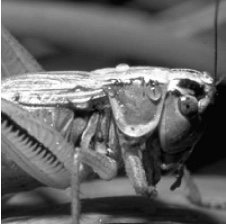
#> input picture images/locust.jpg, 226 x 224 px
$ python denoise.py   (Python 2 division)
#> lines starting #> are read from the running program, lines starting #| are printed output that depends on the picture
### src/fca.py
# import numpy as np
import autograd.numpy as np
from scipy import linalg as la

from pymanopt import Problem
# from pymanopt.solvers import TrustRegions
from pymanopt.solvers import SteepestDescent
from pymanopt.manifolds import Rotations


# [12 lines left out: function matrix_cenntering, not called in this run]

def centering(Z, type='rectangular'):
    """Centering an array of matrix Z."""
    if len(Z.shape) == 2:
        Z = Z[np.newaxis, :, :]
    s, N, M = Z.shape

    Zc = np.zeros_like(Z) # to save centered Z
    for i in range(s):
        Zc[i] = matrix_cenntering(Z[i], type)

    return Zc

# [53 lines left out: functions cov, z2y, free_kurtosis, not called in this run]

def Fhat_free_kurtosis(X, type='rectangular'):
    """The Fhat function for free kurtosis."""
    return -np.abs(free_kurtosis(X))

# [38 lines left out: functions free_entropy_selfadj, free_entropy_rectangular, Fhat_free_entropy, not called in this run]

def fcf(Fhat, Z, type='rectangular', nc=None, return_Fhat=False):
    """Free Component Factorization (FCF) of an array of matrices Z."""
    # get centered Z such that Zc = A Xc = A Cxx^(1/2) Xc^w
    Zc = centering(Z, type)
    # get Y = Vs^T Xc^w, where A Cxx^(1/2) = Us \Sigma_s Vs^T
    Y, es, Us = z2y(Zc, type, nc)
    s, N, M = Y.shape

    def cost(W):
        WTY = np.tensordot(W.T, Y, axes=(1, 0))
        return np.sum([ Fhat(WTY[i], type) for i in range(s) ])

    # A solver that involves the hessian
    # solver = TrustRegions(mingradnorm=1e-8)
    # solver = SteepestDescent(mingradnorm=1e-8)
    solver = SteepestDescent(mingradnorm=1e-8, maxtime=36000, maxiter=3000)

    # O(s)
    manifold = Rotations(s, 1)

    # Solve the problem with pymanopt
    problem = Problem(manifold=manifold, cost=cost)
    # get What = Vs^T P S
    Wopt = solver.solve(problem)

    # get Ahat and Xhat such that Zc = Ahat Xhat
    # get Ahat, which is actually = A Cxx^(1/2) P S
    Ahat = np.dot(Us*es, Wopt)
    # get Xhat, which is actually = S^-1 P^-1 Xc^w
    # Xhat = np.tensordot(la.inv(Wopt), Y, axes=(1, 0))
    # Wopt is orthogonal, so Wopt.T = la.inv(Wopt)
    Xhat = np.tensordot(Wopt.T, Y, axes=(1, 0))
    # assert np.allclose(Zc, np.tensordot(Ahat, Xhat, axes=(1, 0))), 'Something may be wrong as Zc != Ahat Xhat'

    # re=order Xhat and Ahat, from more non-Gaussian to more Gaussian
    Fhat_values = np.array([ Fhat(Xhat[i]) for i in range(s) ])
    inds = np.argsort(Fhat_values)
    Ahat = Ahat[:, inds]
    Xhat = Xhat[inds]
    # assert np.allclose(Zc, np.tensordot(Ahat, Xhat, axes=(1, 0))), 'Something may be wrong as Zc != Ahat Xhat'

    if return_Fhat:
        return Ahat, Xhat, Fhat_values[inds]

    return Ahat, Xhat

### src/denoise.py
import os
import numpy as np
from scipy.ndimage import imread
import fca
import ica
import pca
import matplotlib
matplotlib.use('Agg')
import matplotlib.pyplot as plt


output_dir = '../results/denoise/'
if not os.path.isdir(output_dir):
    os.makedirs(output_dir)

image1 = "../images/locust.jpg"
I1 = imread(image1, flatten=True).astype(np.float64) / 255
#> I1: shape (224, 226) float64; min 0, max 1, mean 0.399
print I1.shape
#| (224, 226)

I2 = np.random.randn(*I1.shape) * np.std(I1)
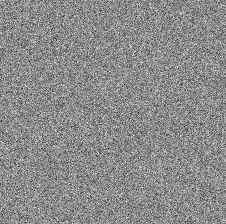
#> I2: shape (224, 226) float64; min -1.06, max 0.87, mean -0.000848; drawn with min black and max white
print I2.shape
#| (224, 226)


# plot the original images
plt.figure()
plt.imshow(I1, aspect='auto', cmap='gray')
plt.savefig(output_dir + 'I1.png')
plt.close()

plt.figure()
plt.imshow(I2, aspect='auto', cmap='gray')
plt.savefig(output_dir + 'I2.png')
plt.close()


# stack and then mix the images
X = np.dstack([I1, I2]).transpose(2, 0, 1)
print X.shape
#| (2, 224, 226)

A = np.array([[1.0, 1.0], [1.0, -1.0]]) / np.sqrt(2)
Z = np.tensordot(A, X, axes=(1, 0))
print Z.shape
#| (2, 224, 226)


# plot mixed images
plt.figure()
plt.imshow(Z[0], aspect='auto', cmap='gray')
plt.savefig(output_dir + 'Z1.png')
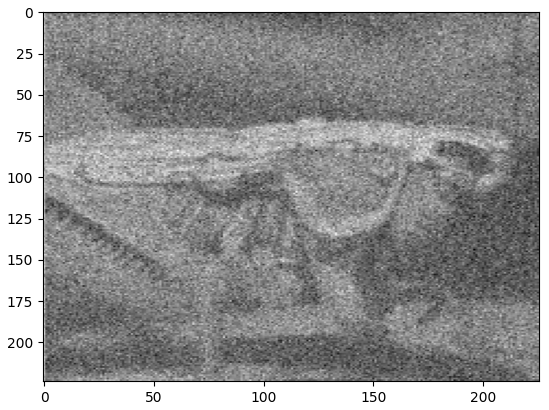
#> figure drawn by matplotlib, 1 panel
plt.close()

plt.figure()
plt.imshow(Z[1], aspect='auto', cmap='gray')
plt.savefig(output_dir + 'Z2.png')
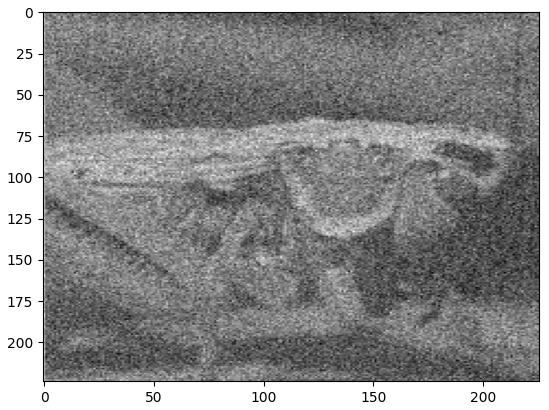
#> figure drawn by matplotlib, 1 panel
plt.close()


# unmix the images by using free kurtosis based FCA
Aest, Xest, Fvs = fca.fcf(fca.Fhat_free_kurtosis, Z, return_Fhat=True)
#> (the run stopped early here; a loop or call above may not have finished)

$ run again, with images/brad_pitt.jpg copied over images/locust.jpg
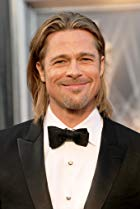
#> input picture images/brad_pitt.jpg, 140 x 209 px
#| (209, 140)
#> `I2 = np.random.randn(*I1.shape) * np.std(I1)`:
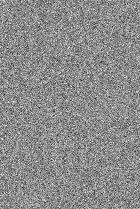
#> I2: shape (209, 140) float64; min -1.35, max 1.11, mean -0.000963; drawn with min black and max white
#| (209, 140)
#| (2, 209, 140)
#| (2, 209, 140)
#> `plt.savefig(output_dir + 'Z2.png')`:
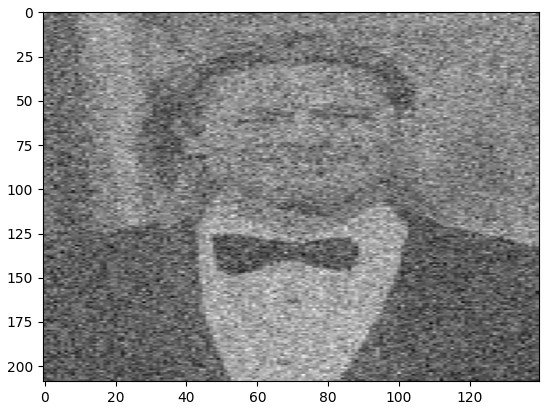
#> figure drawn by matplotlib, 1 panel

$ run again, with images/dan.jpg copied over images/locust.jpg
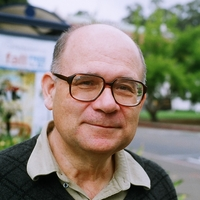
#> input picture images/dan.jpg, 200 x 200 px
#| (200, 200)
#> `I2 = np.random.randn(*I1.shape) * np.std(I1)`:
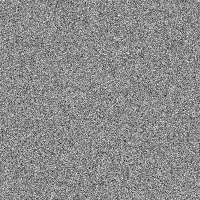
#> I2: shape (200, 200) float64; min -1.12, max 0.921, mean -0.000908; drawn with min black and max white
#| (200, 200)
#| (2, 200, 200)
#| (2, 200, 200)
#> `plt.savefig(output_dir + 'Z2.png')`:
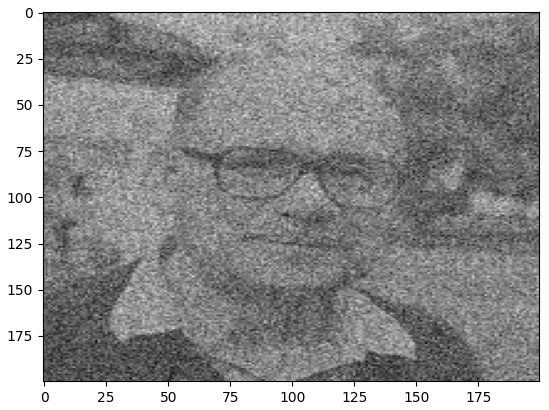
#> figure drawn by matplotlib, 1 panel

$ run again, with images/hedgehog.jpg copied over images/locust.jpg
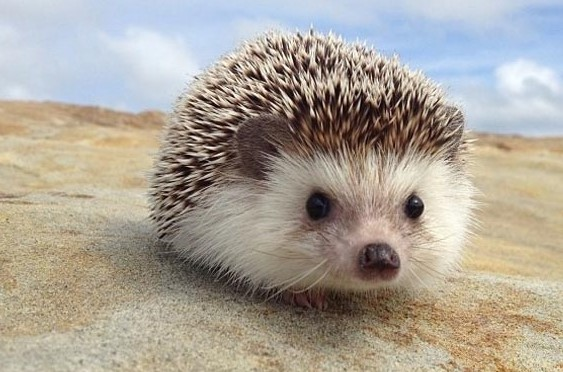
#> input picture images/hedgehog.jpg, 563 x 372 px
#| (372, 563)
#> `I2 = np.random.randn(*I1.shape) * np.std(I1)`:
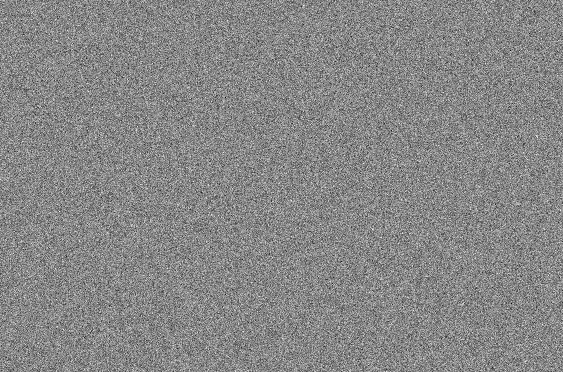
#> I2: shape (372, 563) float64; min -0.961, max 0.849, mean 0.000612; drawn with min black and max white
#| (372, 563)
#| (2, 372, 563)
#| (2, 372, 563)
#> `plt.savefig(output_dir + 'Z2.png')`:
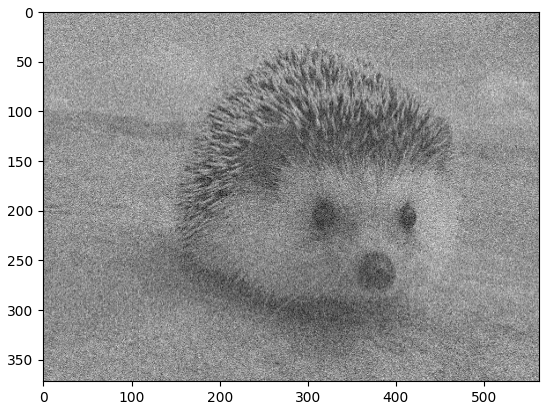
#> figure drawn by matplotlib, 1 panel
